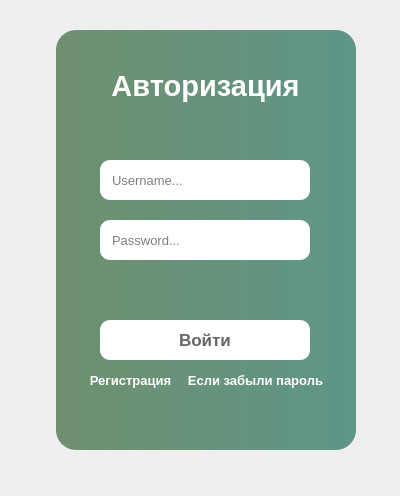
<?xml version="1.0" encoding="UTF-8"?>
<ui version="4.0">
 <class>Login</class>
 <widget class="QDialog" name="Login">
  <property name="geometry">
   <rect>
    <x>0</x>
    <y>0</y>
    <width>400</width>
    <height>496</height>
   </rect>
  </property>
  <property name="windowTitle">
   <string>Log In</string>
  </property>
  <widget class="QLabel" name="bg">
   <property name="geometry">
    <rect>
     <x>56</x>
     <y>30</y>
     <width>300</width>
     <height>420</height>
    </rect>
   </property>
   <property name="styleSheet">
    <string notr="true">background-color: qlineargradient(spread:pad, x1:0, y1:0, x2:1, y2:0, stop:0 rgba(75, 117, 75, 200), stop:1 rgba(59, 128, 111, 205));
border-radius: 20px;</string>
   </property>
   <property name="text">
    <string/>
   </property>
  </widget>
  <widget class="QLabel" name="title">
   <property name="geometry">
    <rect>
     <x>60</x>
     <y>60</y>
     <width>291</width>
     <height>51</height>
    </rect>
   </property>
   <property name="font">
    <font>
     <pointsize>22</pointsize>
     <weight>75</weight>
     <bold>true</bold>
    </font>
   </property>
   <property name="styleSheet">
    <string notr="true">color: rgb(255, 255, 255);</string>
   </property>
   <property name="text">
    <string>Авторизация</string>
   </property>
   <property name="alignment">
    <set>Qt::AlignCenter</set>
   </property>
  </widget>
  <widget class="QLineEdit" name="login">
   <property name="geometry">
    <rect>
     <x>100</x>
     <y>160</y>
     <width>210</width>
     <height>40</height>
    </rect>
   </property>
   <property name="font">
    <font>
     <pointsize>10</pointsize>
    </font>
   </property>
   <property name="styleSheet">
    <string notr="true">padding-left: 10px;
border-radius: 10px;</string>
   </property>
   <property name="placeholderText">
    <string>Username...</string>
   </property>
  </widget>
  <widget class="QPushButton" name="login_2">
   <property name="geometry">
    <rect>
     <x>100</x>
     <y>320</y>
     <width>210</width>
     <height>40</height>
    </rect>
   </property>
   <property name="font">
    <font>
     <pointsize>13</pointsize>
     <weight>75</weight>
     <bold>true</bold>
    </font>
   </property>
   <property name="cursor">
    <cursorShape>PointingHandCursor</cursorShape>
   </property>
   <property name="styleSheet">
    <string notr="true">QPushButton{
	border-radius: 10px;
	color: rgb(102, 102, 102);
	background-color: rgb(255, 255, 255);
	transition: all 1s ease-in-out;
}
QPushButton:hover{	
	background-color: rgb(225, 225, 225);
}</string>
   </property>
   <property name="text">
    <string>Войти</string>
   </property>
  </widget>
  <widget class="QLineEdit" name="password">
   <property name="geometry">
    <rect>
     <x>100</x>
     <y>220</y>
     <width>210</width>
     <height>40</height>
    </rect>
   </property>
   <property name="font">
    <font>
     <pointsize>10</pointsize>
    </font>
   </property>
   <property name="cursor">
    <cursorShape>IBeamCursor</cursorShape>
   </property>
   <property name="styleSheet">
    <string notr="true">padding-left: 10px;
border-radius: 10px;</string>
   </property>
   <property name="text">
    <string/>
   </property>
   <property name="echoMode">
    <enum>QLineEdit::Password</enum>
   </property>
   <property name="placeholderText">
    <string>Password...</string>
   </property>
  </widget>
  <widget class="QLabel" name="label_3">
   <property name="geometry">
    <rect>
     <x>80</x>
     <y>370</y>
     <width>101</width>
     <height>20</height>
    </rect>
   </property>
   <property name="font">
    <font>
     <pointsize>10</pointsize>
     <weight>75</weight>
     <bold>true</bold>
    </font>
   </property>
   <property name="cursor">
    <cursorShape>PointingHandCursor</cursorShape>
   </property>
   <property name="styleSheet">
    <string notr="true">QLabel{
	color: rgb(255, 255, 255);
}
QLabel:hover{	
	
	color: rgb(207, 207, 207);
}</string>
   </property>
   <property name="text">
    <string>Регистрация</string>
   </property>
   <property name="alignment">
    <set>Qt::AlignCenter</set>
   </property>
  </widget>
  <widget class="QLabel" name="lose_pass">
   <property name="geometry">
    <rect>
     <x>180</x>
     <y>370</y>
     <width>151</width>
     <height>20</height>
    </rect>
   </property>
   <property name="font">
    <font>
     <pointsize>10</pointsize>
     <weight>75</weight>
     <bold>true</bold>
    </font>
   </property>
   <property name="cursor">
    <cursorShape>PointingHandCursor</cursorShape>
   </property>
   <property name="styleSheet">
    <string notr="true">QLabel{
	color: rgb(255, 255, 255);
}
QLabel:hover{	
	
	color: rgb(207, 207, 207);
}</string>
   </property>
   <property name="text">
    <string>Если забыли пароль</string>
   </property>
   <property name="alignment">
    <set>Qt::AlignCenter</set>
   </property>
  </widget>
 </widget>
 <resources/>
 <connections/>
</ui>
